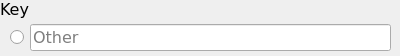
<?xml version="1.0" encoding="UTF-8"?>
<ui version="4.0">
 <class>Form</class>
 <widget class="QWidget" name="Form">
  <property name="geometry">
   <rect>
    <x>0</x>
    <y>0</y>
    <width>400</width>
    <height>56</height>
   </rect>
  </property>
  <property name="sizePolicy">
   <sizepolicy hsizetype="Preferred" vsizetype="Minimum">
    <horstretch>0</horstretch>
    <verstretch>0</verstretch>
   </sizepolicy>
  </property>
  <property name="windowTitle">
   <string>Form</string>
  </property>
  <layout class="QVBoxLayout" name="verticalLayout">
   <property name="spacing">
    <number>0</number>
   </property>
   <property name="leftMargin">
    <number>0</number>
   </property>
   <property name="topMargin">
    <number>0</number>
   </property>
   <property name="rightMargin">
    <number>0</number>
   </property>
   <property name="bottomMargin">
    <number>0</number>
   </property>
   <item>
    <widget class="QLabel" name="label_key">
     <property name="sizePolicy">
      <sizepolicy hsizetype="Preferred" vsizetype="Fixed">
       <horstretch>0</horstretch>
       <verstretch>0</verstretch>
      </sizepolicy>
     </property>
     <property name="font">
      <font>
       <family>Verdana</family>
       <pointsize>12</pointsize>
      </font>
     </property>
     <property name="text">
      <string>Key</string>
     </property>
    </widget>
   </item>
   <item>
    <widget class="QFrame" name="radio_frame">
     <property name="sizePolicy">
      <sizepolicy hsizetype="Preferred" vsizetype="Fixed">
       <horstretch>0</horstretch>
       <verstretch>0</verstretch>
      </sizepolicy>
     </property>
     <property name="frameShape">
      <enum>QFrame::NoFrame</enum>
     </property>
     <property name="frameShadow">
      <enum>QFrame::Raised</enum>
     </property>
     <layout class="QVBoxLayout" name="radio_layout">
      <property name="spacing">
       <number>2</number>
      </property>
      <property name="leftMargin">
       <number>0</number>
      </property>
      <property name="topMargin">
       <number>0</number>
      </property>
      <property name="rightMargin">
       <number>0</number>
      </property>
      <property name="bottomMargin">
       <number>0</number>
      </property>
     </layout>
    </widget>
   </item>
   <item>
    <widget class="QFrame" name="radio_button_other_frame">
     <property name="sizePolicy">
      <sizepolicy hsizetype="Preferred" vsizetype="Minimum">
       <horstretch>0</horstretch>
       <verstretch>0</verstretch>
      </sizepolicy>
     </property>
     <property name="frameShape">
      <enum>QFrame::NoFrame</enum>
     </property>
     <property name="frameShadow">
      <enum>QFrame::Raised</enum>
     </property>
     <layout class="QHBoxLayout" name="horizontalLayout">
      <property name="leftMargin">
       <number>10</number>
      </property>
      <property name="topMargin">
       <number>5</number>
      </property>
      <property name="bottomMargin">
       <number>5</number>
      </property>
      <item>
       <widget class="QRadioButton" name="radio_button_other">
        <property name="sizePolicy">
         <sizepolicy hsizetype="Minimum" vsizetype="Minimum">
          <horstretch>0</horstretch>
          <verstretch>0</verstretch>
         </sizepolicy>
        </property>
        <property name="text">
         <string/>
        </property>
       </widget>
      </item>
      <item>
       <widget class="QLineEdit" name="other_field">
        <property name="sizePolicy">
         <sizepolicy hsizetype="Expanding" vsizetype="Minimum">
          <horstretch>0</horstretch>
          <verstretch>0</verstretch>
         </sizepolicy>
        </property>
        <property name="font">
         <font>
          <family>Verdana</family>
          <pointsize>12</pointsize>
         </font>
        </property>
        <property name="placeholderText">
         <string>Other</string>
        </property>
       </widget>
      </item>
     </layout>
    </widget>
   </item>
  </layout>
 </widget>
 <resources/>
 <connections/>
</ui>
